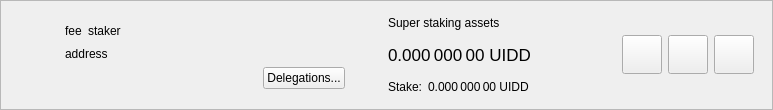
<?xml version="1.0" encoding="UTF-8"?>
<ui version="4.0">
 <class>SuperStakerItemWidget</class>
 <widget class="QWidget" name="SuperStakerItemWidget">
  <property name="geometry">
   <rect>
    <x>0</x>
    <y>0</y>
    <width>773</width>
    <height>110</height>
   </rect>
  </property>
  <property name="sizePolicy">
   <sizepolicy hsizetype="Preferred" vsizetype="Maximum">
    <horstretch>0</horstretch>
    <verstretch>0</verstretch>
   </sizepolicy>
  </property>
  <property name="windowTitle">
   <string>Form</string>
  </property>
  <layout class="QVBoxLayout" name="verticalLayout_2">
   <property name="spacing">
    <number>0</number>
   </property>
   <property name="leftMargin">
    <number>0</number>
   </property>
   <property name="topMargin">
    <number>0</number>
   </property>
   <property name="rightMargin">
    <number>0</number>
   </property>
   <property name="bottomMargin">
    <number>0</number>
   </property>
   <item>
    <widget class="QFrame" name="superStakerItemFrame">
     <property name="frameShape">
      <enum>QFrame::StyledPanel</enum>
     </property>
     <property name="frameShadow">
      <enum>QFrame::Raised</enum>
     </property>
     <layout class="QHBoxLayout" name="horizontalLayout">
      <property name="topMargin">
       <number>0</number>
      </property>
      <property name="bottomMargin">
       <number>0</number>
      </property>
      <item>
       <widget class="QLabel" name="superStakerLogo">
        <property name="sizePolicy">
         <sizepolicy hsizetype="Fixed" vsizetype="Fixed">
          <horstretch>0</horstretch>
          <verstretch>0</verstretch>
         </sizepolicy>
        </property>
        <property name="minimumSize">
         <size>
          <width>40</width>
          <height>40</height>
         </size>
        </property>
        <property name="alignment">
         <set>Qt::AlignCenter</set>
        </property>
       </widget>
      </item>
      <item>
       <widget class="QStackedWidget" name="stackedWidget">
        <property name="currentIndex">
         <number>0</number>
        </property>
        <widget class="QWidget" name="page">
         <layout class="QHBoxLayout" name="horizontalLayout_4">
          <item>
           <layout class="QHBoxLayout" name="horizontalLayout_3">
            <item>
             <layout class="QVBoxLayout" name="verticalLayout">
              <property name="rightMargin">
               <number>15</number>
              </property>
              <item>
               <spacer name="verticalSpacer_2">
                <property name="orientation">
                 <enum>Qt::Vertical</enum>
                </property>
                <property name="sizeHint" stdset="0">
                 <size>
                  <width>20</width>
                  <height>0</height>
                 </size>
                </property>
               </spacer>
              </item>
              <item alignment="Qt::AlignLeft">
               <widget class="QWidget" name="widgetSuperStaker" native="true">
                <property name="minimumSize">
                 <size>
                  <width>280</width>
                  <height>0</height>
                 </size>
                </property>
                <layout class="QHBoxLayout" name="horizontalLayout_2" stretch="0,0,1">
                 <property name="leftMargin">
                  <number>0</number>
                 </property>
                 <property name="topMargin">
                  <number>0</number>
                 </property>
                 <property name="rightMargin">
                  <number>0</number>
                 </property>
                 <property name="bottomMargin">
                  <number>0</number>
                 </property>
                 <item alignment="Qt::AlignLeft">
                  <widget class="QLabel" name="labelFee">
                   <property name="text">
                    <string>fee</string>
                   </property>
                   <property name="textInteractionFlags">
                    <set>Qt::LinksAccessibleByMouse|Qt::TextSelectableByMouse</set>
                   </property>
                  </widget>
                 </item>
                 <item alignment="Qt::AlignLeft">
                  <widget class="QLabel" name="labelStaker">
                   <property name="text">
                    <string>staker</string>
                   </property>
                   <property name="textInteractionFlags">
                    <set>Qt::LinksAccessibleByMouse|Qt::TextSelectableByMouse</set>
                   </property>
                  </widget>
                 </item>
                 <item>
                  <spacer name="horizontalSpacer">
                   <property name="orientation">
                    <enum>Qt::Horizontal</enum>
                   </property>
                   <property name="sizeType">
                    <enum>QSizePolicy::Minimum</enum>
                   </property>
                   <property name="sizeHint" stdset="0">
                    <size>
                     <width>0</width>
                     <height>20</height>
                    </size>
                   </property>
                  </spacer>
                 </item>
                </layout>
               </widget>
              </item>
              <item>
               <widget class="QLabel" name="labelAddress">
                <property name="text">
                 <string>address</string>
                </property>
                <property name="textInteractionFlags">
                 <set>Qt::LinksAccessibleByMouse|Qt::TextSelectableByMouse</set>
                </property>
               </widget>
              </item>
              <item alignment="Qt::AlignRight">
               <widget class="QPushButton" name="buttonDelegations">
                <property name="text">
                 <string>Delegations...</string>
                </property>
               </widget>
              </item>
              <item>
               <spacer name="verticalSpacer">
                <property name="orientation">
                 <enum>Qt::Vertical</enum>
                </property>
                <property name="sizeHint" stdset="0">
                 <size>
                  <width>20</width>
                  <height>0</height>
                 </size>
                </property>
               </spacer>
              </item>
             </layout>
            </item>
            <item>
             <widget class="QWidget" name="vLineAssets" native="true">
              <property name="sizePolicy">
               <sizepolicy hsizetype="Preferred" vsizetype="Preferred">
                <horstretch>0</horstretch>
                <verstretch>0</verstretch>
               </sizepolicy>
              </property>
              <property name="minimumSize">
               <size>
                <width>1</width>
                <height>0</height>
               </size>
              </property>
             </widget>
            </item>
            <item>
             <widget class="QWidget" name="widgetStakingAssets" native="true">
              <property name="sizePolicy">
               <sizepolicy hsizetype="Minimum" vsizetype="Preferred">
                <horstretch>0</horstretch>
                <verstretch>0</verstretch>
               </sizepolicy>
              </property>
              <layout class="QVBoxLayout" name="verticalLayout_3">
               <property name="leftMargin">
                <number>15</number>
               </property>
               <property name="topMargin">
                <number>0</number>
               </property>
               <property name="rightMargin">
                <number>15</number>
               </property>
               <property name="bottomMargin">
                <number>0</number>
               </property>
               <item>
                <widget class="QLabel" name="labelAssetsText">
                 <property name="text">
                  <string>Super staking assets</string>
                 </property>
                 <property name="alignment">
                  <set>Qt::AlignLeading|Qt::AlignLeft|Qt::AlignVCenter</set>
                 </property>
                </widget>
               </item>
               <item>
                <widget class="QLabel" name="labelAssets">
                 <property name="font">
                  <font>
                   <pointsize>13</pointsize>
                  </font>
                 </property>
                 <property name="cursor">
                  <cursorShape>IBeamCursor</cursorShape>
                 </property>
                 <property name="toolTip">
                  <string>Your current spendable balance</string>
                 </property>
                 <property name="text">
                  <string notr="true">0.000 000 00 UIDD</string>
                 </property>
                 <property name="alignment">
                  <set>Qt::AlignLeading|Qt::AlignLeft|Qt::AlignVCenter</set>
                 </property>
                 <property name="textInteractionFlags">
                  <set>Qt::LinksAccessibleByMouse|Qt::TextSelectableByMouse</set>
                 </property>
                </widget>
               </item>
               <item>
                <layout class="QHBoxLayout" name="horizontalLayout_6">
                 <property name="spacing">
                  <number>6</number>
                 </property>
                 <item>
                  <widget class="QLabel" name="labelStakeText">
                   <property name="sizePolicy">
                    <sizepolicy hsizetype="Maximum" vsizetype="Preferred">
                     <horstretch>0</horstretch>
                     <verstretch>0</verstretch>
                    </sizepolicy>
                   </property>
                   <property name="text">
                    <string>Stake:</string>
                   </property>
                   <property name="alignment">
                    <set>Qt::AlignLeading|Qt::AlignLeft|Qt::AlignVCenter</set>
                   </property>
                  </widget>
                 </item>
                 <item>
                  <widget class="QLabel" name="labelStake">
                   <property name="text">
                    <string>0.000 000 00 UIDD</string>
                   </property>
                   <property name="alignment">
                    <set>Qt::AlignLeading|Qt::AlignLeft|Qt::AlignVCenter</set>
                   </property>
                   <property name="textInteractionFlags">
                    <set>Qt::LinksAccessibleByMouse|Qt::TextSelectableByMouse</set>
                   </property>
                  </widget>
                 </item>
                 <item>
                  <spacer name="horizontalSpacer_4">
                   <property name="orientation">
                    <enum>Qt::Horizontal</enum>
                   </property>
                   <property name="sizeType">
                    <enum>QSizePolicy::Minimum</enum>
                   </property>
                   <property name="sizeHint" stdset="0">
                    <size>
                     <width>0</width>
                     <height>0</height>
                    </size>
                   </property>
                  </spacer>
                 </item>
                </layout>
               </item>
              </layout>
             </widget>
            </item>
            <item>
             <spacer name="horizontalSpacer_2">
              <property name="orientation">
               <enum>Qt::Horizontal</enum>
              </property>
              <property name="sizeHint" stdset="0">
               <size>
                <width>0</width>
                <height>20</height>
               </size>
              </property>
             </spacer>
            </item>
            <item>
             <widget class="QToolButton" name="buttonConfig">
              <property name="text">
               <string/>
              </property>
              <property name="iconSize">
               <size>
                <width>32</width>
                <height>32</height>
               </size>
              </property>
             </widget>
            </item>
            <item>
             <widget class="QToolButton" name="buttonSplit">
              <property name="text">
               <string/>
              </property>
              <property name="iconSize">
               <size>
                <width>32</width>
                <height>32</height>
               </size>
              </property>
             </widget>
            </item>
            <item>
             <widget class="QToolButton" name="buttonRemove">
              <property name="text">
               <string/>
              </property>
              <property name="iconSize">
               <size>
                <width>32</width>
                <height>32</height>
               </size>
              </property>
             </widget>
            </item>
           </layout>
          </item>
         </layout>
        </widget>
        <widget class="QWidget" name="page_2">
         <layout class="QHBoxLayout" name="horizontalLayout_5">
          <item>
           <widget class="QLabel" name="labelNewSuperStaker">
            <property name="text">
             <string>Add new super stakers</string>
            </property>
           </widget>
          </item>
          <item>
           <spacer name="horizontalSpacer_3">
            <property name="orientation">
             <enum>Qt::Horizontal</enum>
            </property>
            <property name="sizeHint" stdset="0">
             <size>
              <width>408</width>
              <height>20</height>
             </size>
            </property>
           </spacer>
          </item>
          <item>
           <widget class="QToolButton" name="buttonRestore">
            <property name="text">
             <string/>
            </property>
            <property name="iconSize">
             <size>
              <width>32</width>
              <height>32</height>
             </size>
            </property>
           </widget>
          </item>
          <item>
           <widget class="QToolButton" name="buttonAdd">
            <property name="text">
             <string/>
            </property>
            <property name="iconSize">
             <size>
              <width>32</width>
              <height>32</height>
             </size>
            </property>
           </widget>
          </item>
         </layout>
        </widget>
       </widget>
      </item>
     </layout>
    </widget>
   </item>
  </layout>
 </widget>
 <resources/>
 <connections/>
</ui>
